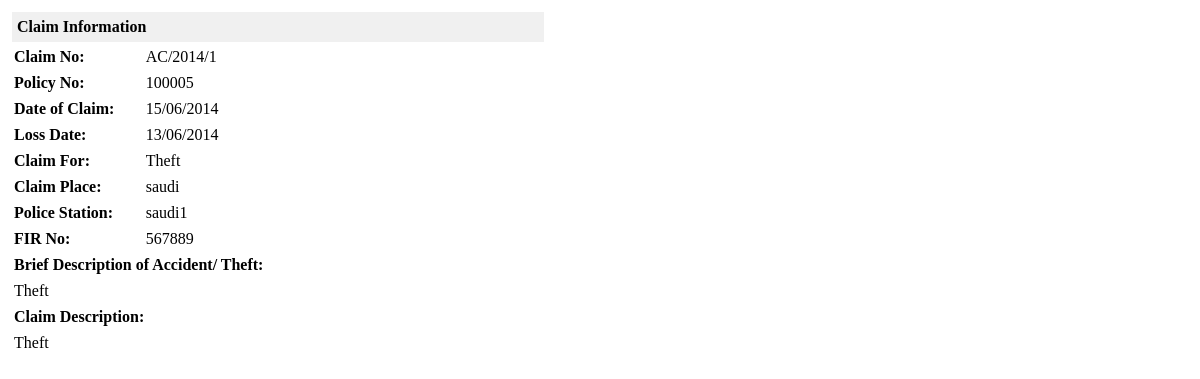
/admin/public/claim-details.php?id=1, run on the app's committed database.
### tables this page shows
CREATE TABLE IF NOT EXISTS `ksa_policy_claim_motor` (
`id` int(11) NOT NULL,
  `claim_no` varchar(100) NOT NULL,
  `customer_id` varchar(50) NOT NULL,
  `claimed_by` enum('customer','agent') NOT NULL,
  `agent_id` int(11) NOT NULL,
  `policy_no` varchar(100) NOT NULL,
  `claim_for` varchar(100) NOT NULL,
  `loss_date` datetime NOT NULL,
  `claim_place` varchar(100) NOT NULL,
  `claim_police_station` varchar(100) NOT NULL,
  `fir_no` varchar(100) NOT NULL,
  `brief_description` text NOT NULL,
  `claim_details` text NOT NULL,
  `status` enum('0','1','2') NOT NULL DEFAULT '0' COMMENT '0= open, 1 = On Progress, 2 = Closed',
  `claim_close_date` datetime NOT NULL,
  `admin_reply` text NOT NULL,
  `created_date` timestamp NOT NULL DEFAULT CURRENT_TIMESTAMP
);

### admin/public/claim-details.php (the view, shortened to what this page needs)
<?php
$id=$_GET['id'];
$motor_claim=mysql_fetch_assoc(mysql_query("select * from ".CLAIMMOTOR." where id='".$id."'"));
?>
<div class="your-quoatation1">
 <div class="your-quoatation-inner1">
  <table width="540" border="0" cellpadding="2" cellspacing="4">
	<tr>
	  <td height="30" colspan="5" bgcolor="#F0F0F0" class="bluetxt-norm-14" style="padding-left:5px;" ><span class="formtxt_blue"><strong>Claim  Information</strong></span></td>
	</tr>
	<tr>
	  <td  style="text-align:left;"><strong>Claim No: </strong></td>
	  <td width="366" ><span class="item dateofbirth"><?php echo $motor_claim['claim_no'];?></span></td>
	  </tr>
	<tr>
	  <td  style="text-align:left;"><strong>Policy No: </strong></td>
	  <td ><span class="item dateofbirth"><?php echo $motor_claim['policy_no'];?></span></td>
	  </tr>
	<tr>
	  <td  style="text-align:left;"><strong>Date of Claim: </strong></td>
	  <td ><span class="item dateofbirth"><?php echo date("d/m/Y",strtotime($motor_claim['created_date']));?></span></td>
	  </tr>
	<tr>
	 <td width="114"  style="text-align:left;"><strong>Loss Date: </strong></td>
	 <td ><span class="item dateofbirth"><?php echo date("d/m/Y",strtotime($motor_claim['loss_date']));?></span></td>
	</tr>
	<tr>
	  <td  valign="top"><span class="form_txt1 fieldLabel1"><strong>Claim For: </strong></span></td>
	  <td  valign="top"><?php echo stripslashes($motor_claim['claim_for']); ?></td>
	</tr>
	<tr>
	  <td ><span class="form_txt1 fieldLabel1"><strong><span class="fieldLabel form_txt1">Claim Place</span>: </strong></span></td>
	  <td ><span class="fieldsColumn1"><?php echo stripslashes($motor_claim['claim_place']);?></span></td>
	</tr>
	<tr>
	  <td ><span class="form_txt1 fieldLabel1"><strong><span class="fieldLabel form_txt1">Police Station</span>: </strong></span></td>
	  <td ><span class="fieldsColumn1"><?php echo stripslashes($motor_claim['claim_police_station']);?></span></td>
	</tr>
	<tr>
	  <td ><span class="form_txt1 fieldLabel1"><strong><span class="fieldLabel form_txt1">FIR No</span>: </strong></span></td>
	  <td ><span class="fieldsColumn1"><?php echo stripslashes($motor_claim['fir_no']);?></span></td>
	</tr>
	<tr>
	  <td colspan="2"  valign="top"><span class="form_txt1 fieldLabel1"><strong><span class="fieldLabel form_txt1">Brief Description of Accident/ Theft</span>: </strong></span></td>
	  </tr>
	<tr>
	  <td colspan="2"  valign="top"><span class="fieldsColumn1"><?php echo stripslashes($motor_claim['brief_description']);?></span></td>
	  </tr>
	<tr>
	  <td colspan="2"  valign="top"><span class="form_txt1 fieldLabel1"><strong>Claim Description: </strong></span></td>
	  </tr>
	<tr>
	  <td colspan="2"  valign="top"><span class="fieldsColumn1"><?php echo stripslashes($motor_claim['claim_details']);?></span></td>
	  </tr>
   </table>
</div>
</div>

### admin/public/claim-details.php (style rules this page uses)
.your-quoatation1 { width:100%; }
.your-quoatation-inner1 { width:100%; }

### data on the page
ksa_policy_claim_motor: claim_no "AC/2014/1", policy_no "100005", created_date "15/06/2014", loss_date "13/06/2014", claim_for "Theft", claim_place "saudi", claim_police_station "saudi1", fir_no "567889", brief_description "Theft", claim_details "Theft"
